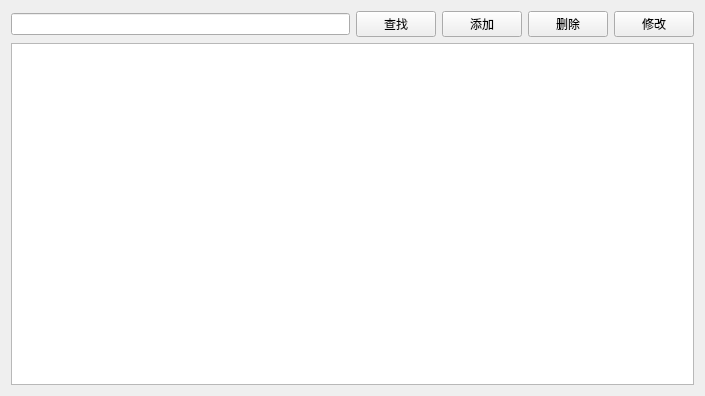
<?xml version="1.0" encoding="UTF-8"?>
<ui version="4.0">
 <class>PatientView</class>
 <widget class="QWidget" name="PatientView">
  <property name="geometry">
   <rect>
    <x>0</x>
    <y>0</y>
    <width>705</width>
    <height>396</height>
   </rect>
  </property>
  <property name="windowTitle">
   <string>患者管理</string>
  </property>
  <layout class="QVBoxLayout" name="verticalLayout">
   <item>
    <layout class="QHBoxLayout" name="horizontalLayout">
     <item>
      <widget class="QLineEdit" name="lineEdit"/>
     </item>
     <item>
      <widget class="QPushButton" name="btSearch">
       <property name="text">
        <string>查找</string>
       </property>
      </widget>
     </item>
     <item>
      <widget class="QPushButton" name="btAdd">
       <property name="text">
        <string>添加</string>
       </property>
      </widget>
     </item>
     <item>
      <widget class="QPushButton" name="btDelete">
       <property name="text">
        <string>删除</string>
       </property>
      </widget>
     </item>
     <item>
      <widget class="QPushButton" name="btEdit">
       <property name="text">
        <string>修改</string>
       </property>
      </widget>
     </item>
    </layout>
   </item>
   <item>
    <widget class="QTableView" name="tableView"/>
   </item>
  </layout>
 </widget>
 <resources/>
 <connections/>
</ui>
